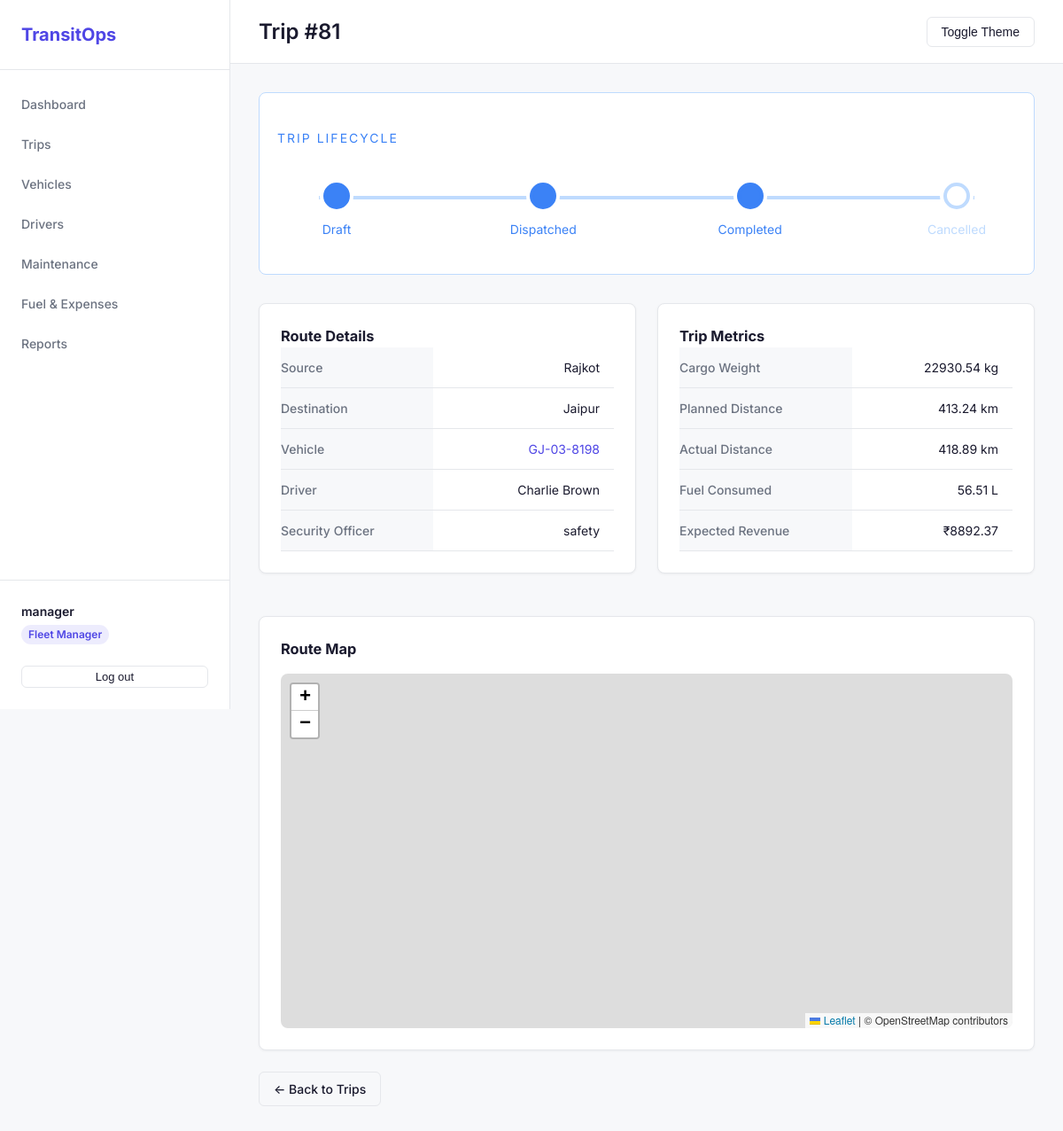
Screenshot of /trips/81/ (signed in) with the database file from the repository.
### accounts/models.py (models this page shows, shortened)
class Profile(models.Model):
    ROLE_CHOICES = (
        ('Fleet Manager', 'Fleet Manager'),
        ('Driver', 'Driver'),
        ('Safety Officer', 'Safety Officer'),
        ('Financial Analyst', 'Financial Analyst'),
        ('Admin', 'Admin'),
    )
    user = models.OneToOneField(User, on_delete=models.CASCADE)
    role = models.CharField(max_length=50, choices=ROLE_CHOICES, default='Driver')
    phone_number = models.CharField(max_length=20, blank=True)
    region = models.CharField(max_length=100, blank=True)

### trips/models.py (models this page shows, shortened)
class Trip(models.Model):
    STATUS_CHOICES = (
        ('Draft', 'Draft'),
        ('Dispatched', 'Dispatched'),
        ('Completed', 'Completed'),
        ('Cancelled', 'Cancelled'),
    )
    source = models.CharField(max_length=200)
    destination = models.CharField(max_length=200)
    vehicle = models.ForeignKey(Vehicle, on_delete=models.CASCADE, related_name='trips')
    driver = models.ForeignKey(Driver, on_delete=models.CASCADE, related_name='trips')
    security_officer = models.ForeignKey(User, on_delete=models.SET_NULL, null=True, blank=True, related_name='supervised_trips')
    cargo_weight = models.DecimalField(max_digits=10, decimal_places=2, help_text="in kg")
    planned_distance = models.DecimalField(max_digits=10, decimal_places=2, help_text="in km")
    actual_distance = models.DecimalField(max_digits=10, decimal_places=2, null=True, blank=True)
    fuel_consumed = models.DecimalField(max_digits=10, decimal_places=2, null=True, blank=True)
    revenue = models.DecimalField(max_digits=12, decimal_places=2, default=0.00, help_text="Trip Revenue for ROI calculation")
    status = models.CharField(max_length=20, choices=STATUS_CHOICES, default='Draft')
    created_by = models.ForeignKey(User, on_delete=models.SET_NULL, null=True)
    dispatched_at = models.DateTimeField(null=True, blank=True)
    completed_at = models.DateTimeField(null=True, blank=True)
    cancelled_at = models.DateTimeField(null=True, blank=True)
    created_at = models.DateTimeField(auto_now_add=True)
    updated_at = models.DateTimeField(auto_now=True)
    class Meta:
        ordering = ['-created_at']

### vehicles/models.py (models this page shows, shortened)
class Vehicle(models.Model):
    STATUS_CHOICES = (
        ('Available', 'Available'),
        ('On Trip', 'On Trip'),
        ('In Shop', 'In Shop'),
        ('Retired', 'Retired'),
    )
    registration_number = models.CharField(max_length=50, unique=True, db_index=True)
    name_model = models.CharField(max_length=100)
    vehicle_type = models.CharField(max_length=50)
    max_load_capacity = models.DecimalField(max_digits=10, decimal_places=2, help_text="in kg")
    odometer = models.DecimalField(max_digits=10, decimal_places=2, default=0.0, help_text="in km")
    acquisition_cost = models.DecimalField(max_digits=12, decimal_places=2)
    status = models.CharField(max_length=20, choices=STATUS_CHOICES, default='Available')
    region = models.CharField(max_length=100, blank=True)
    created_at = models.DateTimeField(auto_now_add=True)
    updated_at = models.DateTimeField(auto_now=True)
    class Meta:
        ordering = ['-created_at']

### drivers/models.py (models this page shows, shortened)
class Driver(models.Model):
    STATUS_CHOICES = (
        ('Available', 'Available'),
        ('On Trip', 'On Trip'),
        ('Off Duty', 'Off Duty'),
        ('Suspended', 'Suspended'),
    )
    user = models.OneToOneField(User, on_delete=models.CASCADE, null=True, blank=True, related_name='driver_profile')
    name = models.CharField(max_length=100)
    license_number = models.CharField(max_length=50, unique=True)
    license_category = models.CharField(max_length=50)
    license_expiry_date = models.DateField()
    contact_number = models.CharField(max_length=20)
    safety_score = models.IntegerField(default=100, help_text="0-100")
    status = models.CharField(max_length=20, choices=STATUS_CHOICES, default='Available')
    created_at = models.DateTimeField(auto_now_add=True)
    updated_at = models.DateTimeField(auto_now=True)
    class Meta:
        ordering = ['-created_at']

### trips/views.py (the view)
# urls.py: path('<int:trip_id>/', views.trip_detail, name='trip_detail'),
@role_required('Fleet Manager', 'Safety Officer', 'Driver', 'Admin')
def trip_detail(request, trip_id):
    trip = get_object_or_404(Trip, id=trip_id)
    if hasattr(request.user, 'profile') and request.user.profile.role == 'Driver':
        if trip.driver.user != request.user:
            messages.error(request, 'You do not have permission to view this trip.')
            return redirect('trips_list')
    return render(request, 'trips/detail.html', {'trip': trip})

### templates/trips/detail.html (shortened to what this page needs)
{% extends 'base.html' %}
{% block page_title %}Trip #{{ trip.id }}{% endblock %}
{% block extra_head %}
<link rel="stylesheet" href="https://unpkg.com/leaflet@1.9.4/dist/leaflet.css"/>
{% endblock %}
{% block content %}
<div class="trip-lifecycle">
    <div class="lifecycle-title">TRIP LIFECYCLE</div>
    <div class="progress-track">
        <div class="step {% if trip.status in 'Draft,Dispatched,Completed,Cancelled' %}active-draft{% endif %}">
            <div class="step-dot"></div>
            <div class="step-label">Draft</div>
        </div>
        <div class="step {% if trip.status in 'Dispatched,Completed' %}active-dispatched{% endif %}">
            <div class="step-dot"></div>
            <div class="step-label">Dispatched</div>
        </div>
        <div class="step {% if trip.status == 'Completed' %}active-completed{% endif %}">
            <div class="step-dot"></div>
            <div class="step-label">Completed</div>
        </div>
        <div class="step {% if trip.status == 'Cancelled' %}active-cancelled{% endif %}">
            <div class="step-dot"></div>
            <div class="step-label">Cancelled</div>
        </div>
    </div>
</div>
<div class="grid grid-cols-2" style="gap: 24px;">
    <div class="card">
        <h3 style="margin-top: 0;">Route Details</h3>
        <table class="table" style="width: 100%;">
            <tbody>
                <tr>
                    <th style="text-align: left; padding: 12px 0;">Source</th>
                    <td style="text-align: right;">{{ trip.source }}</td>
                </tr>
                <tr>
                    <th style="text-align: left; padding: 12px 0;">Destination</th>
                    <td style="text-align: right;">{{ trip.destination }}</td>
                </tr>
                <tr>
                    <th style="text-align: left; padding: 12px 0;">Vehicle</th>
                    <td style="text-align: right;">
                        <a href="{% url 'vehicle_detail' trip.vehicle.id %}" style="color: var(--primary);">{{ trip.vehicle.registration_number }}</a>
                    </td>
                </tr>
                <tr>
                    <th style="text-align: left; padding: 12px 0;">Driver</th>
                    <td style="text-align: right;">{{ trip.driver.name }}</td>
                </tr>
                {% if trip.security_officer %}
                <tr>
                    <th style="text-align: left; padding: 12px 0;">Security Officer</th>
                    <td style="text-align: right;">{{ trip.security_officer.get_full_name|default:trip.security_officer.username }}</td>
                </tr>
                {% endif %}
            </tbody>
        </table>
    </div>
    <div class="card">
        <h3 style="margin-top: 0;">Trip Metrics</h3>
        <table class="table" style="width: 100%;">
            <tbody>
                <tr>
                    <th style="text-align: left; padding: 12px 0;">Cargo Weight</th>
                    <td style="text-align: right;">{{ trip.cargo_weight }} kg</td>
                </tr>
                <tr>
                    <th style="text-align: left; padding: 12px 0;">Planned Distance</th>
                    <td style="text-align: right;">{{ trip.planned_distance }} km</td>
                </tr>
                {% if trip.status == 'Completed' %}
                <tr>
                    <th style="text-align: left; padding: 12px 0;">Actual Distance</th>
                    <td style="text-align: right;">{{ trip.actual_distance }} km</td>
                </tr>
                <tr>
                    <th style="text-align: left; padding: 12px 0;">Fuel Consumed</th>
                    <td style="text-align: right;">{{ trip.fuel_consumed }} L</td>
                </tr>
                {% endif %}
                <tr>
                    <th style="text-align: left; padding: 12px 0;">Expected Revenue</th>
                    <td style="text-align: right;">₹{{ trip.revenue|floatformat:2 }}</td>
                </tr>
            </tbody>
        </table>
    </div>
</div>
<div class="card" style="margin-top: 24px;">
    <h3 style="margin-top: 0; margin-bottom: 16px;">Route Map</h3>
    <div id="map" style="height: 400px; border-radius: 8px; border: 1px solid var(--border-color); z-index: 1;"></div>
</div>
<div style="margin-top: 24px;">
    <a href="{% url 'trips_list' %}" class="btn btn-ghost">&larr; Back to Trips</a>
</div>
{% endblock %}

### templates/base.html (shortened to what this page needs)
<!DOCTYPE html>
<html lang="en" data-theme="light">
<head>
    {% load static %}
    <link rel="stylesheet" href="{% static 'css/base.css' %}">
    {% block extra_head %}{% endblock %}
</head>
<body>
    <div class="layout">
        {% if user.is_authenticated %}
        <aside class="sidebar">
            <div class="sidebar-header">
                <h2>TransitOps</h2>
            </div>
            <nav class="sidebar-nav">
                <a href="{% url 'dashboard' %}" class="nav-item">Dashboard</a>
                {% if user.profile.role in 'Fleet Manager,Admin,Driver,Safety Officer' %}
                <a href="{% url 'trips_list' %}" class="nav-item">Trips</a>
                {% endif %}
                {% if user.profile.role in 'Fleet Manager,Admin,Safety Officer' %}
                <a href="{% url 'vehicles_list' %}" class="nav-item">Vehicles</a>
                <a href="{% url 'drivers_list' %}" class="nav-item">Drivers</a>
                {% endif %}
                {% if user.profile.role in 'Fleet Manager,Admin' %}
                <a href="{% url 'maintenance_list' %}" class="nav-item">Maintenance</a>
                {% endif %}
                {% if user.profile.role in 'Fleet Manager,Admin,Financial Analyst,Safety Officer' %}
                <a href="{% url 'finance_list' %}" class="nav-item">Fuel & Expenses</a>
                {% endif %}
                {% if user.profile.role in 'Fleet Manager,Admin,Financial Analyst' %}
                <a href="{% url 'reports' %}" class="nav-item">Reports</a>
                {% endif %}
            </nav>
            <div class="sidebar-footer">
                <div class="user-info">
                    <div class="user-name">{{ user.get_full_name|default:user.username }}</div>
                    <div class="user-role badge badge-primary">{{ user.profile.role }}</div>
                </div>
                <form action="{% url 'logout' %}" method="post">
                    <button type="submit" class="btn btn-ghost btn-sm w-full mt-2">Log out</button>
                </form>
            </div>
        </aside>
        {% endif %}
        <main class="main-content">
            {% if user.is_authenticated %}
            <header class="topbar">
                <div class="page-title">
                    <h1>{% block page_title %}Overview{% endblock %}</h1>
                </div>
                <div class="topbar-actions">
                    <button id="theme-toggle" class="btn btn-ghost">Toggle Theme</button>
                </div>
            </header>
            {% endif %}
            <div class="content-container">
                {% block content %}{% endblock %}
            </div>
        </main>
    </div>
</body>
</html>

### static/css/base.css (style rules this page uses)
:root { --bg: #F7F8FA; --surface: #FFFFFF; --text: #1A1A2E; --text-muted: #6B7280; --border: #E5E7EB; --primary: #4F46E5; --primary-hover: #4338CA; --success: #10B981; --warning: #F59E0B; --danger: #EF4444; --info: #3B82F6; }
* { box-sizing: border-box; margin: 0; padding: 0; }
body { font-family: 'Inter', -apple-system, sans-serif; background-color: var(--bg); color: var(--text); line-height: 1.5; font-size: 14px; }
a { color: var(--primary); text-decoration: none; }
.layout { display: flex; min-height: 100vh; }
.sidebar { width: 260px; background-color: var(--surface); border-right: 1px solid var(--border); display: flex; flex-direction: column; position: fixed; height: 100vh; z-index: 100; }
.sidebar-header { padding: 24px; border-bottom: 1px solid var(--border); }
.sidebar-header h2 { font-size: 20px; font-weight: 700; color: var(--primary); }
.sidebar-nav { flex: 1; padding: 16px 0; overflow-y: auto; }
.nav-item { display: block; padding: 12px 24px; color: var(--text-muted); font-weight: 500; transition: all 0.2s; }
.sidebar-footer { padding: 24px; border-top: 1px solid var(--border); }
.user-info { margin-bottom: 16px; }
.user-name { font-weight: 600; margin-bottom: 4px; }
.main-content { flex: 1; margin-left: 260px; display: flex; flex-direction: column; min-height: 100vh; }
.topbar { height: 72px; background-color: var(--surface); border-bottom: 1px solid var(--border); display: flex; align-items: center; justify-content: space-between; padding: 0 32px; position: sticky; top: 0; z-index: 90; }
.page-title h1 { font-size: 24px; font-weight: 600; }
.content-container { padding: 32px; flex: 1; }
.card { background-color: var(--surface); border: 1px solid var(--border); border-radius: 8px; box-shadow: 0 1px 3px rgba(0, 0, 0, 0.05); padding: 24px; margin-bottom: 24px; }
.btn { display: inline-flex; align-items: center; justify-content: center; padding: 8px 16px; font-size: 14px; font-weight: 500; border-radius: 6px; border: 1px solid transparent; cursor: pointer; transition: all 0.2s; }
.btn-ghost { background-color: transparent; color: var(--text); border-color: var(--border); }
.btn-sm { padding: 4px 12px; font-size: 13px; }
.w-full { width: 100%; }
.mt-2 { margin-top: 8px; }
.badge { display: inline-block; padding: 2px 8px; font-size: 12px; font-weight: 600; border-radius: 9999px; }
.badge-primary { background-color: rgba(79, 70, 229, 0.1); color: var(--primary); }
.table { width: 100%; border-collapse: collapse; }
.table th, .table td { padding: 12px 16px; text-align: left; border-bottom: 1px solid var(--border); }
.table th { font-weight: 500; color: var(--text-muted); background-color: var(--bg); position: sticky; top: 0; }
.grid { display: grid; gap: 24px; }
.grid-cols-2 { grid-template-columns: repeat(2, 1fr); }

### templates/trips/detail.html (style rules this page uses)
.trip-lifecycle { padding: 40px 20px; background: #ffffff; border-radius: 8px; margin-bottom: 32px; color: #3B82F6; font-family: 'Inter', sans-serif; border: 1px solid #bfdbfe; }
.lifecycle-title { font-size: 14px; text-transform: uppercase; letter-spacing: 2px; color: #3B82F6; margin-bottom: 40px; }
.progress-track { display: flex; justify-content: space-between; align-items: center; position: relative; max-width: 800px; margin: 0 auto; }
.progress-track::before { content: ''; position: absolute; top: 15px; left: 30px; right: 30px; height: 4px; background: #bfdbfe; z-index: 1; }
.step { position: relative; z-index: 2; display: flex; flex-direction: column; align-items: center; width: 100px; }
.step-dot { width: 30px; height: 30px; border-radius: 50%; background: #ffffff; border: 4px solid #bfdbfe; margin-bottom: 12px; box-shadow: 0 0 0 4px #ffffff; box-sizing: border-box; }
.step-label { font-size: 14px; color: #bfdbfe; text-transform: capitalize; }
.step.active-draft .step-dot, .step.active-dispatched .step-dot, .step.active-completed .step-dot, .step.active-cancelled .step-dot { background: #3B82F6; border-color: #3B82F6; }
.step.active-draft .step-label, .step.active-dispatched .step-label, .step.active-completed .step-label, .step.active-cancelled .step-label { color: #3B82F6; }

### rows the page displays
Trip: id "81", source "Rajkot", destination "Jaipur", vehicle.registration_number "GJ-03-8198", driver.name "Charlie Brown", security_officer.get_full_name "safety", cargo_weight "22930.54", planned_distance "413.24", actual_distance "418.89", fuel_consumed "56.51", revenue "8892.37"

### other values shown
{{ user.get_full_name|default:user.username }} "manager"
{{ user.profile.role }} "Fleet Manager"
